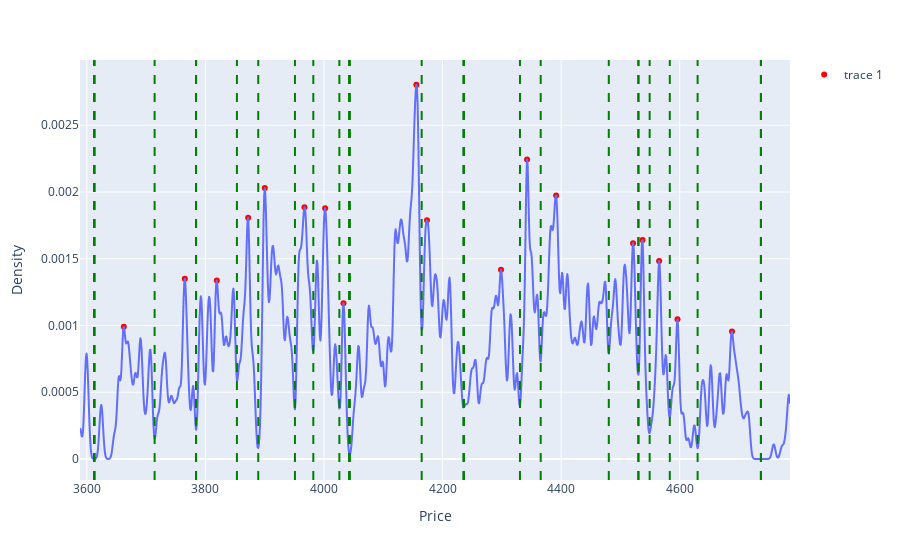

Notebook cell for this chart:
### Code cell
# Find peaks in KDE curve
peaks, properties = signal.find_peaks(y, prominence=prominence*(y.max()-y.min()))

# Plot peaks and their properties
fig = px.line(x=x, y=y, labels={"x": "Price", "y": "Density"})
fig.add_scatter(x=x[peaks], y=y[peaks], mode="markers", marker_color="red")
for i in range(len(peaks)):
    fig.add_vline(x=x[int(properties["left_bases"][i])], line_dash="dash", line_color="green")
    fig.add_vline(x=x[int(properties["right_bases"][i])], line_dash="dash", line_color="green")
    #fig.add_hline(y=properties["prominences"][i], line_dash="dash", line_color="blue")
fig.show()

### Figure 1 — Plotly figure (JSON) as saved in the notebook; plotly's stock layout.template omitted (floating-point values rounded to 4 significant figures; data arrays with more than 128 entries replaced by an {"elided": "..."} marker saying what was removed)
{"data": [{"hovertemplate": "Price=%{x}<br>Density=%{y}<extra></extra>", "legendgroup": "", "line": {"color": "#636efa", "dash": "solid"}, "marker": {"symbol": "circle"}, "mode": "lines", "name": "", "showlegend": false, "type": "scattergl", "x": {"elided": "1200 float values"}, "xaxis": "x", "y": {"elided": "1200 float values"}, "yaxis": "y"}, {"marker": {"color": "red"}, "mode": "markers", "type": "scatter", "x": [3662.0, 3765.0, 3819.0, 3872.0, 3900.0, 3967.0, 4002.0, 4033.0, 4156.0, 4174.0, 4299.0, 4343.0, 4391.0, 4521.0, 4537.0, 4565.0, 4596.0, 4688.0], "y": [0.0009904, 0.00135, 0.001337, 0.001808, 0.002031, 0.001886, 0.001879, 0.001167, 0.002803, 0.001788, 0.001418, 0.002244, 0.001973, 0.001617, 0.00164, 0.001484, 0.001046, 0.0009557]}], "layout": {"legend": {"tracegroupgap": 0}, "margin": {"t": 60}, "shapes": [{"line": {"color": "green", "dash": "dash"}, "type": "line", "x0": 3612.0, "x1": 3612.0, "xref": "x", "y0": 0, "y1": 1, "yref": "y domain"}, {"line": {"color": "green", "dash": "dash"}, "type": "line", "x0": 3714.0, "x1": 3714.0, "xref": "x", "y0": 0, "y1": 1, "yref": "y domain"}, {"line": {"color": "green", "dash": "dash"}, "type": "line", "x0": 3612.0, "x1": 3612.0, "xref": "x", "y0": 0, "y1": 1, "yref": "y domain"}, {"line": {"color": "green", "dash": "dash"}, "type": "line", "x0": 3784.0, "x1": 3784.0, "xref": "x", "y0": 0, "y1": 1, "yref": "y domain"}, {"line": {"color": "green", "dash": "dash"}, "type": "line", "x0": 3784.0, "x1": 3784.0, "xref": "x", "y0": 0, "y1": 1, "yref": "y domain"}, {"line": {"color": "green", "dash": "dash"}, "type": "line", "x0": 3853.0, "x1": 3853.0, "xref": "x", "y0": 0, "y1": 1, "yref": "y domain"}, {"line": {"color": "green", "dash": "dash"}, "type": "line", "x0": 3612.0, "x1": 3612.0, "xref": "x", "y0": 0, "y1": 1, "yref": "y domain"}, {"line": {"color": "green", "dash": "dash"}, "type": "line", "x0": 3889.0, "x1": 3889.0, "xref": "x", "y0": 0, "y1": 1, "yref": "y domain"}, {"line": {"color": "green", "dash": "dash"}, "type": "line", "x0": 3612.0, "x1": 3612.0, "xref": "x", "y0": 0, "y1": 1, "yref": "y domain"}, {"line": {"color": "green", "dash": "dash"}, "type": "line", "x0": 4043.0, "x1": 4043.0, "xref": "x", "y0": 0, "y1": 1, "yref": "y domain"}, {"line": {"color": "green", "dash": "dash"}, "type": "line", "x0": 3951.0, "x1": 3951.0, "xref": "x", "y0": 0, "y1": 1, "yref": "y domain"}, {"line": {"color": "green", "dash": "dash"}, "type": "line", "x0": 4043.0, "x1": 4043.0, "xref": "x", "y0": 0, "y1": 1, "yref": "y domain"}, {"line": {"color": "green", "dash": "dash"}, "type": "line", "x0": 3982.0, "x1": 3982.0, "xref": "x", "y0": 0, "y1": 1, "yref": "y domain"}, {"line": {"color": "green", "dash": "dash"}, "type": "line", "x0": 4043.0, "x1": 4043.0, "xref": "x", "y0": 0, "y1": 1, "yref": "y domain"}, {"line": {"color": "green", "dash": "dash"}, "type": "line", "x0": 4026.0, "x1": 4026.0, "xref": "x", "y0": 0, "y1": 1, "yref": "y domain"}, {"line": {"color": "green", "dash": "dash"}, "type": "line", "x0": 4043.0, "x1": 4043.0, "xref": "x", "y0": 0, "y1": 1, "yref": "y domain"}, {"line": {"color": "green", "dash": "dash"}, "type": "line", "x0": 3612.0, "x1": 3612.0, "xref": "x", "y0": 0, "y1": 1, "yref": "y domain"}, {"line": {"color": "green", "dash": "dash"}, "type": "line", "x0": 4737.0, "x1": 4737.0, "xref": "x", "y0": 0, "y1": 1, "yref": "y domain"}, {"line": {"color": "green", "dash": "dash"}, "type": "line", "x0": 4165.0, "x1": 4165.0, "xref": "x", "y0": 0, "y1": 1, "yref": "y domain"}, {"line": {"color": "green", "dash": "dash"}, "type": "line", "x0": 4236.0, "x1": 4236.0, "xref": "x", "y0": 0, "y1": 1, "yref": "y domain"}, {"line": {"color": "green", "dash": "dash"}, "type": "line", "x0": 4236.0, "x1": 4236.0, "xref": "x", "y0": 0, "y1": 1, "yref": "y domain"}, {"line": {"color": "green", "dash": "dash"}, "type": "line", "x0": 4331.0, "x1": 4331.0, "xref": "x", "y0": 0, "y1": 1, "yref": "y domain"}, {"line": {"color": "green", "dash": "dash"}, "type": "line", "x0": 4236.0, "x1": 4236.0, "xref": "x", "y0": 0, "y1": 1, "yref": "y domain"}, {"line": {"color": "green", "dash": "dash"}, "type": "line", "x0": 4737.0, "x1": 4737.0, "xref": "x", "y0": 0, "y1": 1, "yref": "y domain"}, {"line": {"color": "green", "dash": "dash"}, "type": "line", "x0": 4366.0, "x1": 4366.0, "xref": "x", "y0": 0, "y1": 1, "yref": "y domain"}, {"line": {"color": "green", "dash": "dash"}, "type": "line", "x0": 4737.0, "x1": 4737.0, "xref": "x", "y0": 0, "y1": 1, "yref": "y domain"}, {"line": {"color": "green", "dash": "dash"}, "type": "line", "x0": 4480.0, "x1": 4480.0, "xref": "x", "y0": 0, "y1": 1, "yref": "y domain"}, {"line": {"color": "green", "dash": "dash"}, "type": "line", "x0": 4530.0, "x1": 4530.0, "xref": "x", "y0": 0, "y1": 1, "yref": "y domain"}, {"line": {"color": "green", "dash": "dash"}, "type": "line", "x0": 4530.0, "x1": 4530.0, "xref": "x", "y0": 0, "y1": 1, "yref": "y domain"}, {"line": {"color": "green", "dash": "dash"}, "type": "line", "x0": 4737.0, "x1": 4737.0, "xref": "x", "y0": 0, "y1": 1, "yref": "y domain"}, {"line": {"color": "green", "dash": "dash"}, "type": "line", "x0": 4549.0, "x1": 4549.0, "xref": "x", "y0": 0, "y1": 1, "yref": "y domain"}, {"line": {"color": "green", "dash": "dash"}, "type": "line", "x0": 4737.0, "x1": 4737.0, "xref": "x", "y0": 0, "y1": 1, "yref": "y domain"}, {"line": {"color": "green", "dash": "dash"}, "type": "line", "x0": 4583.0, "x1": 4583.0, "xref": "x", "y0": 0, "y1": 1, "yref": "y domain"}, {"line": {"color": "green", "dash": "dash"}, "type": "line", "x0": 4737.0, "x1": 4737.0, "xref": "x", "y0": 0, "y1": 1, "yref": "y domain"}, {"line": {"color": "green", "dash": "dash"}, "type": "line", "x0": 4630.0, "x1": 4630.0, "xref": "x", "y0": 0, "y1": 1, "yref": "y domain"}, {"line": {"color": "green", "dash": "dash"}, "type": "line", "x0": 4737.0, "x1": 4737.0, "xref": "x", "y0": 0, "y1": 1, "yref": "y domain"}], "xaxis": {"anchor": "y", "domain": [0, 1], "title": {"text": "Price"}}, "yaxis": {"anchor": "x", "domain": [0, 1], "title": {"text": "Density"}}}}
